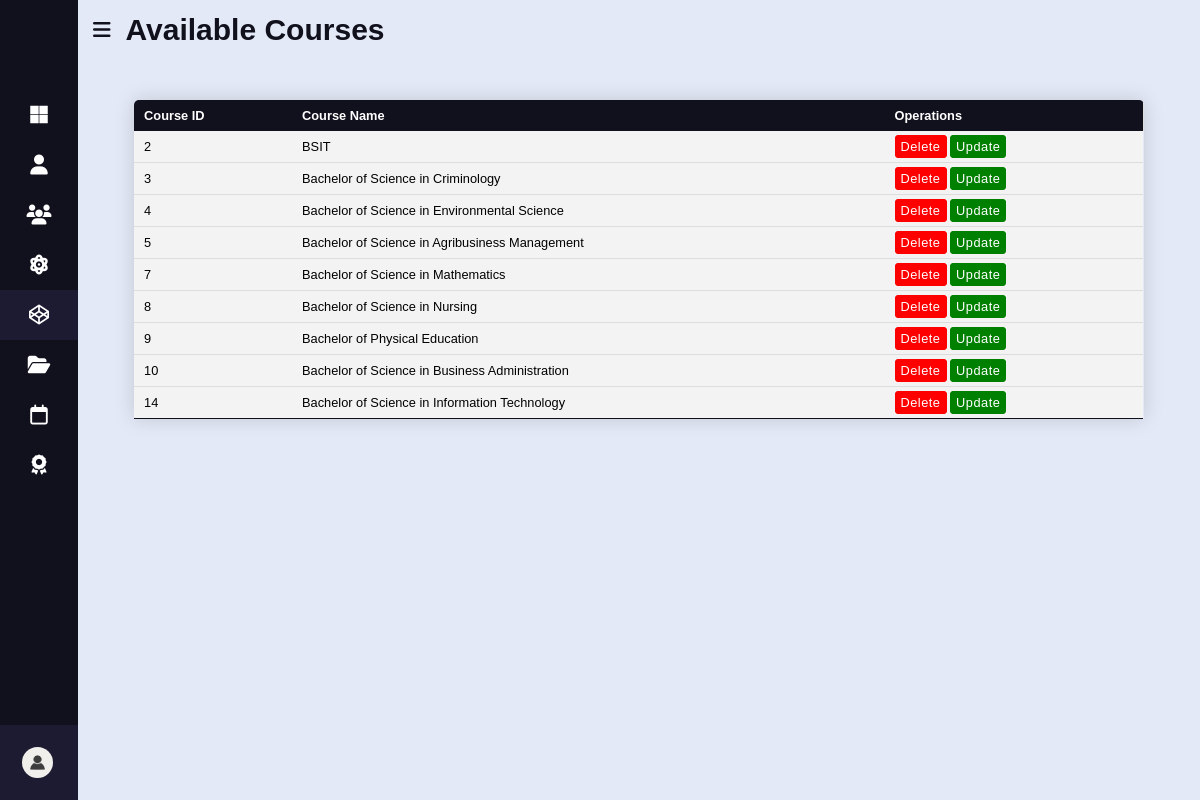
Screenshot of /grading-system/course/course-list.php (signed in) with the database file from the repository.
### tables this page shows
CREATE TABLE `course` (
  `ID` int(11) NOT NULL,
  `COURSE_NAME` varchar(255) NOT NULL
);

### grading-system/course/course-list.php (the view, shortened to what this page needs)
<!DOCTYPE html>
<html lang="en">
<head>
    <link rel="stylesheet" href="https://cdnjs.cloudflare.com/ajax/libs/font-awesome/6.2.1/css/all.min.css" />
    <link rel="stylesheet" href="../CSS/main.css" />
    <link rel="stylesheet" href="../CSS/tables.css">
</head>
<body>
    <?php  if (isset($_SESSION["ROLE"])):
          ?>
    <div class="sidebar close">
        <div class="logo">
        </div>
        <ul class="nav-list">
            <li>
                <a href="../index.php">
                    <i class="fab fa-microsoft"></i>
                </a>
            </li>
            <li>
                <div class="icon-link">
                    <a href="../student/students.php">
                        <i class="fa-solid fa-user"></i>
                    </a>
                </div>
            </li>
            <li>
                <div class="icon-link">
                    <a href="#">
                        <i class="fa-solid fa-users"></i>
                    </a>
                </div>
            </li>
            <li>
                <div class="icon-link">
                    <a href="../subject/subject.php">
                        <i class="fa-solid fa-atom"></i>
                    </a>
                </div>
            </li>
            <li class="see">
                <div class="icon-link">
                    <a href="course.php">
                        <i class="fab fa-codepen"></i>
                    </a>
                </div>
            </li>
            <li>
                <div class="icon-link">
                    <a href="../institute/institute.php">
                        <i class="fa-solid fa-folder-open"></i>
                    </a>
                </div>
            </li>
            <li>
                <div class="icon-link">
                    <a href="../semester/semester.php">
                        <i class="fa-regular fa-calendar"></i>
                    </a>
                </div>
            </li>
            <li>
                <div class="icon-link">
                    <a href="../grade/grade.php">
                        <i class="fa-solid fa-award"></i>
                    </a>
                </div>
            </li>
            <li>
                <div class="profile-details">
                    <div class="profile-content">
                        <a href="../profile.php?update=<?= $_SESSION["ROLE"]; ?>"><img src="../img/user.jpg"
                                alt="" /></a>
                    </div>
                    <div class="name-job">
                    </div>
                    <a href="../login.php"><i class="fas fa-right-to-bracket"></i></a>
                </div>
            </li>
        </ul>
    </div>
    <div class="home-section">
        <div class="home-content">
            <i class="fas fa-bars"></i>
            <span class="text">Available Courses</span>
        </div>
        <?php
      require_once("../db.php");
        $Query = "SELECT * FROM course";
        $studentResult = mysqli_query($con, $Query);
      ?>
        <table class="content-table">
            <thead>
                <tr>
                    <th>Course ID</th>
                    <th>Course Name</th>
                    <th>Operations</th>
                </tr>
            </thead>
            <tbody>
                <?php
                while($row=mysqli_fetch_assoc( $studentResult))
                {
                    $UserID = $row['ID'];
                    $COURSE_NAME = $row['COURSE_NAME'];
              ?>
                <tr>
                    <td><?php echo $UserID ?></td>
                    <td><?php echo $COURSE_NAME	 ?></td>
                    <td>
                        <a href="students.php?delete=<?= $row['ID']; ?>">Delete</a>
                        <a href="update.php?update=<?= $row['ID']; ?>">Update</a>
                    </td>
                </tr>
                <?php
                                    }
                            ?>
            </tbody>
        </table>
    </div>
    <?php else: ?>
    <?php require_once("../login.php"); ?>
    <?php endif; ?>
</body>
</html>

### grading-system/CSS/main.css (style rules this page uses)
* { margin: 0; padding: 0; box-sizing: border-box; font-family: "Poppins", sans-serif; }
:root { --poppins: "Poppins", sans-serif; --lato: "Lato", sans-serif; --light: #f9f9f9; --blue: #3c91e6; --light-blue: #cfe8ff; --grey: #eee; --dark-grey: #aaaaaa; --dark: #342e37; --red: #db504a; --yellow: #ffce26; --light-yellow: #fff2c6; --orange: #fd7238; --light-orange: #ffe0d3; }
.sidebar { position: fixed; top: 0; left: 0; height: 100%; width: 260px; background-color: #11101d; z-index: 100; transition: all 0.5s ease; }
.sidebar.close { width: 78px; }
.sidebar .logo { height: 60px; display: flex; width: 100%; align-items: center; }
.sidebar .nav-list { height: 100%; padding: 30px 0 150px 0; overflow: auto; }
.sidebar .nav-list .see { background-color: #1d1b31; }
.sidebar.close .nav-list { overflow: visible; }
.sidebar .nav-list li { position: relative; list-style: none; transition: all 0.4s ease; }
.sidebar .nav-list li .icon-link { display: flex; align-items: center; justify-content: space-between; }
.sidebar.close .nav-list li .icon-link { display: block; }
.sidebar .nav-list li i { height: 50px; min-width: 78px; text-align: center; line-height: 50px; color: #fff; font-size: 20px; cursor: pointer; transition: all 0.3s ease; }
.sidebar .nav-list li a { display: flex; align-items: center; text-decoration: none; }
.profile-details { position: fixed; bottom: 0; width: 260px; display: flex; align-items: center; justify-content: space-between; background-color: #1d1b31; padding: 12px 0; transition: all 0.5s ease; }
.sidebar.close .profile-details { background-color: none; width: 78px; }
.profile-details .profile-content { display: flex; align-items: center; }
.profile-details .profile-content img { height: 51px; width: 51px; border-radius: 50%; object-fit: cover; margin: 0 14px 0 12px; background-color: #1d1b31; transition: all 0.5s ease; }
.sidebar.close .profile-details .profile-content img { padding: 10px; }
.home-section { position: relative; height: 100vh; width: calc(100% - 260px); left: 260px; background-color: #e4e9f7; transition: all 0.5s ease; }
.sidebar.close ~ .home-section { left: 78px; width: calc(100% - 78px); }
.home-section .home-content { display: flex; height: 60px; align-items: center; }
.home-section .home-content i, .home-section .home-content .text { color: #11101d; font-size: 20px; }
.home-section .home-content i { margin: 0 15px; cursor: pointer; }
.home-section .home-content .text { white-space: nowrap; font-size: 30px; font-weight: 600; }

### grading-system/CSS/tables.css (style rules this page uses)
* { font-family: sans-serif; }
.content-table { border-collapse: collapse; font-size: 0.8em; width: 90%; border-radius: 5px 5px 0 0; overflow: hidden; box-shadow: 0 0 20px rgba(0, 0, 0, 0.15); margin: 0 auto; margin-top: 40px; }
.content-table thead tr { background-color: #11101d; color: #ffffff; text-align: left; font-weight: bold; border-right: 1px solid #dddddd; }
.content-table th, .content-table td { padding: 8px 10px; }
.content-table tbody tr td a { border-radius: 4px; background-color: red; border: 2px solid red; color: white; text-decoration: none; padding: 2px 4px; font-size: 1em; letter-spacing: 0.5px; }
.content-table tbody tr td a:nth-child(2) { background-color: green; border: 2px solid green; }
.content-table tbody tr { border-bottom: 1px solid #dddddd; background-color: #f3f3f3; }
.content-table tbody tr:nth-of-type(even) { background-color: #f3f3f3; }
.content-table tbody tr:last-of-type { border-bottom: 1.5px solid #11101d; }

### rows the page displays
course: ID "2", COURSE_NAME "BSIT"
course: ID "3", COURSE_NAME "Bachelor of Science in Criminology"
course: ID "4", COURSE_NAME "Bachelor of Science in Environmental Science"
course: ID "5", COURSE_NAME "Bachelor of Science in Agribusiness Management"
course: ID "7", COURSE_NAME "Bachelor of Science in Mathematics"
course: ID "8", COURSE_NAME "Bachelor of Science in Nursing"
course: ID "9", COURSE_NAME "Bachelor of Physical Education"
course: ID "10", COURSE_NAME "Bachelor of Science in Business Administration"
course: ID "14", COURSE_NAME "Bachelor of Science in Information Technology"
